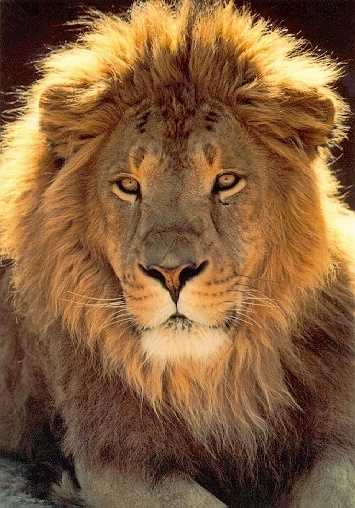
#> input picture imagens/leao.jpg, 355 x 508 px
$ python passo06.py
#> lines starting #> are read from the running program, lines starting #| are printed output that depends on the picture; after the words box and inside, x2 and y2 are one past the last pixel; in counts of white or black regions, pixels touching at a corner belong together
import cv2
import numpy as np

# Carregar a imagem para cinza
cinza = cv2.imread('imagens/leao.jpg', cv2.IMREAD_GRAYSCALE)
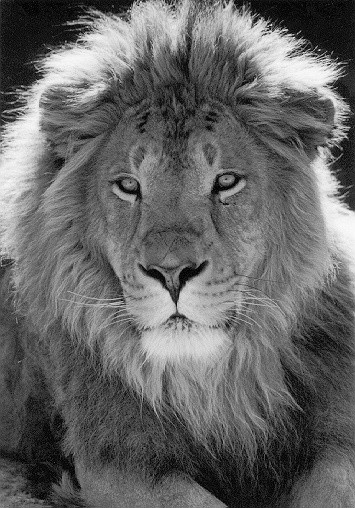
#> cinza: shape (508, 355); min 0, max 251, mean 102

# binarizar a imagem
_, binarizando = cv2.threshold(cinza, 128, 255, cv2.THRESH_BINARY)
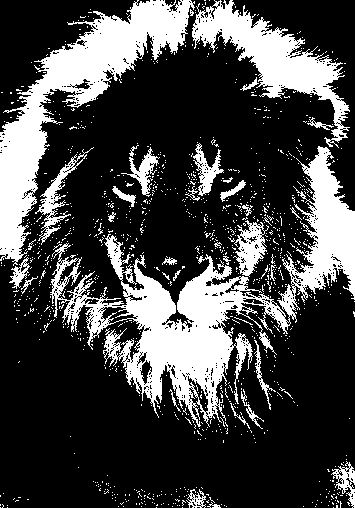
#> binarizando: shape (508, 355); 26.7% white; 1138 white regions (1103 under 20 px), largest, box (x1, y1, x2, y2) and area: (50, 146, 355, 427) 20479, (0, 0, 195, 266) 13018, (192, 0, 350, 148) 6654

# Definir o elemento estruturante
kernel = np.ones((5, 5), np.uint8)

# Aplicando a dilatação
dilatação = cv2.dilate(binarizando, kernel, iterations=1)
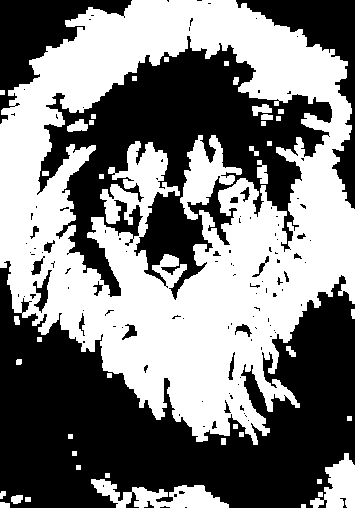
#> dilatação: shape (508, 355); 49.1% white; 43 white regions, largest, box (x1, y1, x2, y2) and area: (0, 0, 355, 445) 81215, (180, 135, 242, 220) 2269, (91, 479, 229, 508) 2026
# Aplicando a erosão
erosao = cv2.erode(binarizando, kernel, iterations=1)
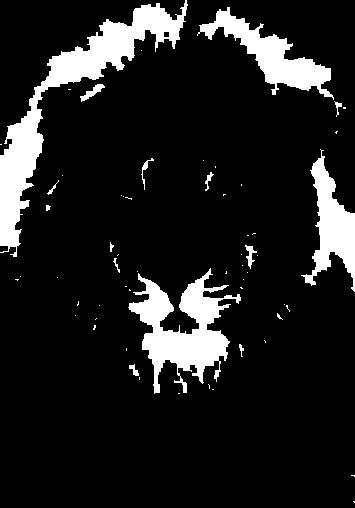
#> erosao: shape (508, 355); 12.1% white; 60 white regions (45 under 20 px), largest, box (x1, y1, x2, y2) and area: (0, 0, 188, 257) 8477, (128, 268, 241, 394) 5779, (197, 7, 334, 100) 3653

# Exibir as imagens
cv2.imshow('imagem Dilatacao', dilatação)
cv2.imshow('imagem Erosao', erosao)

# tecla q
cv2.waitKey(0)
cv2.destroyAllWindows()

$ run again, with imagens/filhote.webp saved as imagens/leao.jpg
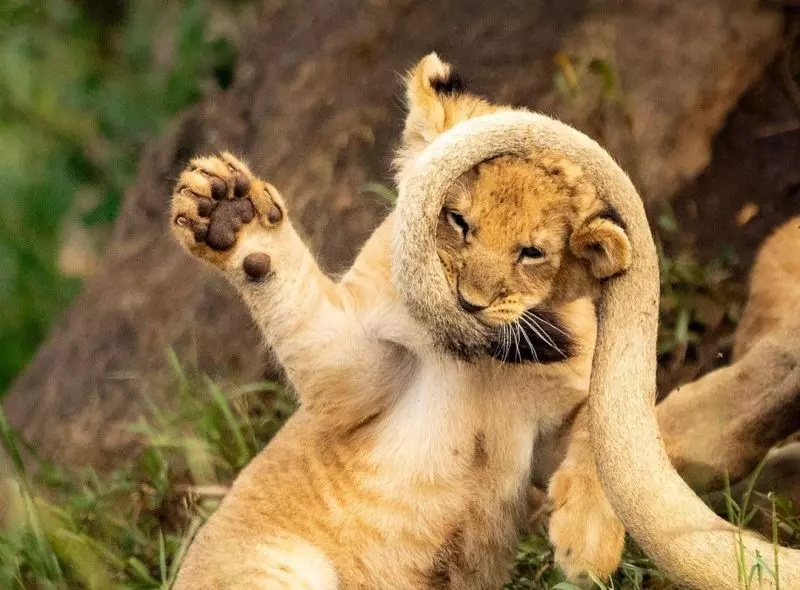
#> input picture imagens/filhote.webp, 800 x 590 px
#> `_, binarizando = cv2.threshold(cinza, 128, 255, cv2.THRESH_BINARY)`:
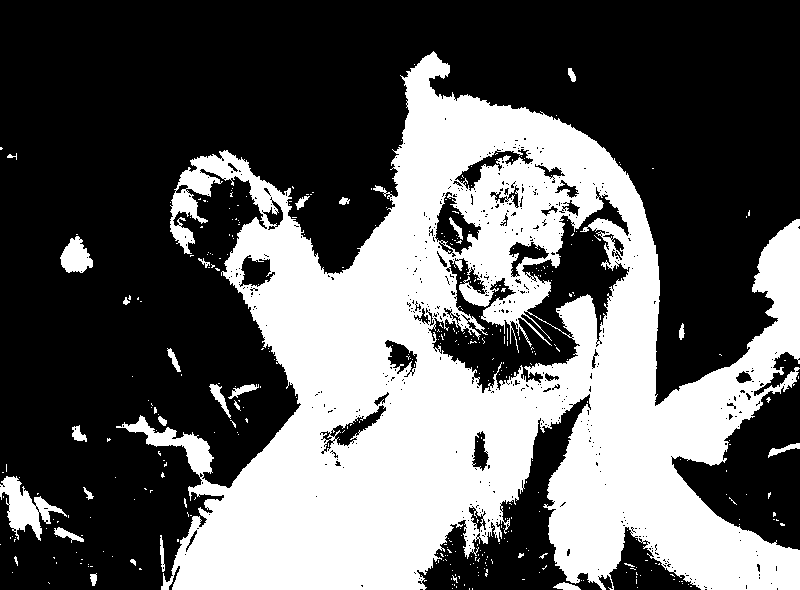
#> binarizando: shape (590, 800); 37.6% white; 392 white regions (366 under 20 px), largest, box (x1, y1, x2, y2) and area: (116, 51, 800, 590) 171788, (0, 476, 67, 541) 1687, (60, 236, 93, 273) 785
#> dilatação: shape (590, 800); 44.8% white; 57 white regions (1 under 20 px), largest, box (x1, y1, x2, y2) and area: (114, 49, 800, 590) 201384, (0, 462, 86, 545) 3196, (207, 381, 263, 437) 1165
#> `erosao = cv2.erode(binarizando, kernel, iterations=1)`:
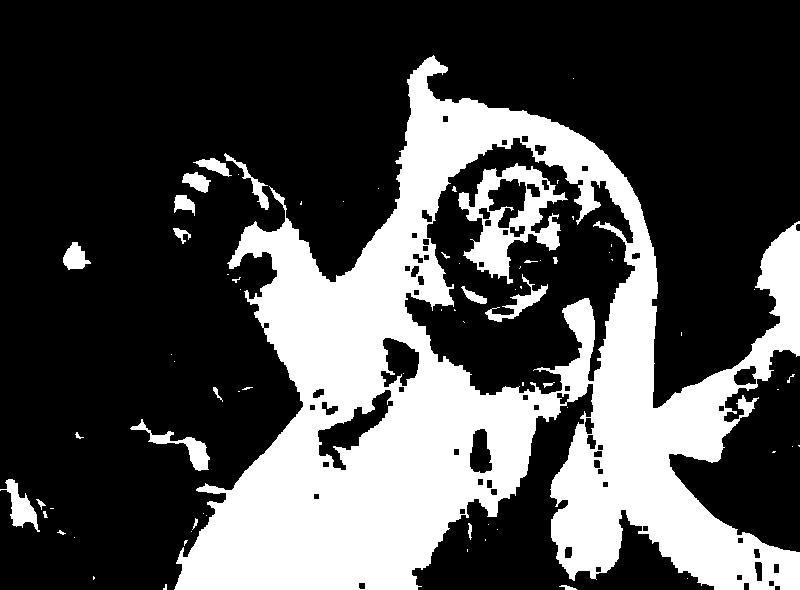
#> erosao: shape (590, 800); 30% white; 73 white regions (47 under 20 px), largest, box (x1, y1, x2, y2) and area: (174, 55, 800, 590) 131224, (458, 163, 568, 284) 5084, (130, 419, 210, 471) 892

$ run again, with imagens/leoamae.webp saved as imagens/leao.jpg
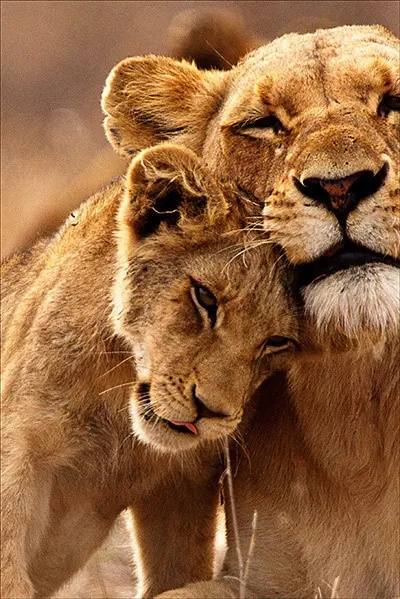
#> input picture imagens/leoamae.webp, 400 x 599 px
#> `_, binarizando = cv2.threshold(cinza, 128, 255, cv2.THRESH_BINARY)`:
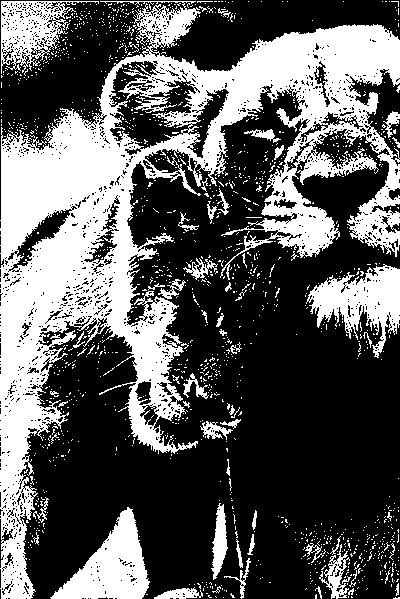
#> binarizando: shape (599, 400); 35.9% white; 1461 white regions (1405 under 20 px), largest, box (x1, y1, x2, y2) and area: (0, 1, 400, 599) 66153, (50, 507, 150, 599) 4418, (306, 264, 400, 358) 4103
#> dilatação: shape (599, 400); 59.4% white; 162 black regions (128 under 20 px), largest, box (x1, y1, x2, y2) and area: (27, 164, 400, 599) 72069, (168, 0, 396, 68) 7044, (0, 4, 123, 130) 5548
#> `erosao = cv2.erode(binarizando, kernel, iterations=1)`:
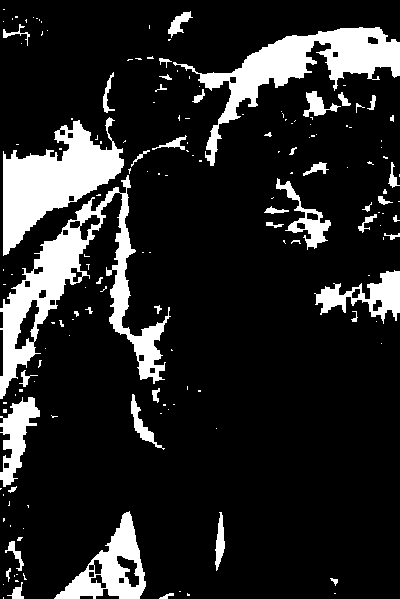
#> erosao: shape (599, 400); 15% white; 165 white regions (117 under 20 px), largest, box (x1, y1, x2, y2) and area: (0, 175, 171, 399) 8810, (3, 117, 124, 256) 7540, (173, 27, 400, 166) 7522
